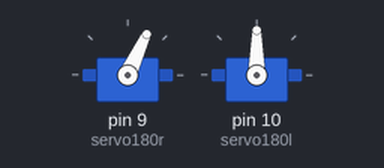
Recording of a sketch running on a simulated Arduino Uno, built with avr-gcc and run on an emulated ATmega328P. Shown: 2 × servo.

Above: at 1.05 s.
At 2.0 s:
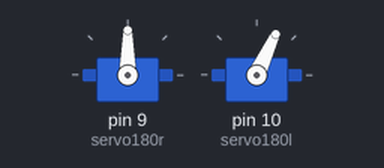
At 3.45 s:
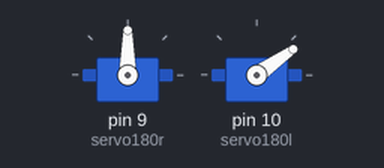
At 5.8 s:
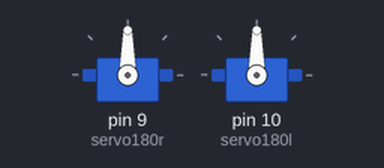
Timing chart, 0 to 7.2 s (numbered marks = the images above):
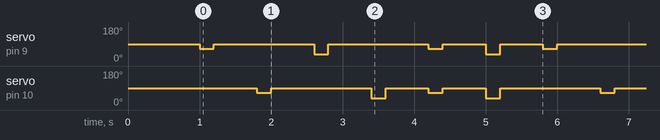

The sketch:

trials.ino
```cpp
#include <Servo.h>

Servo	servo180r;
Servo	servo180l;
int		lowup = 65;
int		hup = 35;
int		down = 90;
int		mvmt = 200;
int		noire;
int		croche;
int		dbl_croche;
int		blanche;
int   triolet;

void  setup()
{
  croche = noire / 2;
  dbl_croche = noire / 4;
  triolet = noire / 3;
  blanche = noire * 2;
  servo180r.attach(9);
  servo180l.attach(10);
  servo180r.write(90);
  servo180l.write(90);
  delay(1000);
}

void	bothlowup() // both arms low up then down at the same time
{
	servo180r.write(lowup);
	servo180l.write(lowup);
	delay(mvmt);
	servo180r.write(down);
	servo180l.write(down);
  delay(100);
}

void	bothhup() // both arms high up then down at the same time
{
	servo180r.write(hup);
	servo180l.write(hup);
	delay(mvmt);
	servo180r.write(down);
	servo180l.write(down);
  delay(100);
}

void  rlowup() // right arm low up then down
{
  servo180r.write(lowup);
  delay(mvmt);
  servo180r.write(down);
  delay(100);
}

void  llowup() // left arm low up then down
{
  servo180l.write(lowup);
  delay(mvmt);
  servo180l.write(down);
  delay(100);
}

void  rhup() // right arm high up then down
{
  servo180r.write(hup);
  delay(mvmt);
  servo180r.write(down);
  delay(100);
}

void  lhup() // left arm high up then down
{
  servo180l.write(hup);
  delay(mvmt);
  servo180l.write(down);
  delay(100);
}

void loop()
{
  rlowup();
  delay(500);
  llowup();
  delay(500);
  rhup();
  delay(500);
  lhup();
  delay(500);
  bothlowup();
  delay(500);
  bothhup();
  delay(500);
}
```

Measured:
- by itself, servo on pin 9 (servo180r): repeats every 4.8 s: 90° 1.4 s, 35° 0.20 s, 90° 1.4 s, 65° 0.20 s, 90° 0.60 s, 35° 0.20 s, 90° 0.60 s, 65° 0.20 s
- by itself, servo on pin 10 (servo180l): repeats every 4.8 s: 90° 1.4 s, 35° 0.20 s, 90° 0.60 s, 65° 0.20 s, 90° 0.60 s, 35° 0.20 s, 90° 1.4 s, 65° 0.20 s
